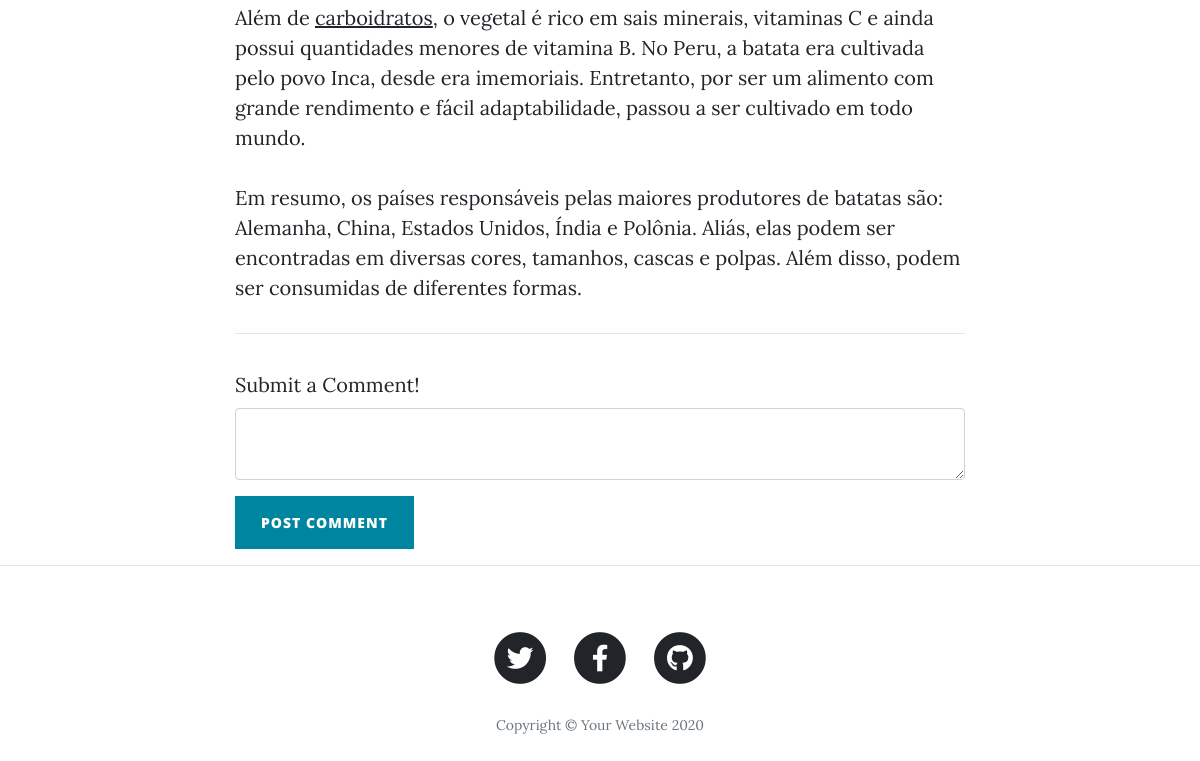
/post/1 (lower part), run on an earlier commit of the app's database.
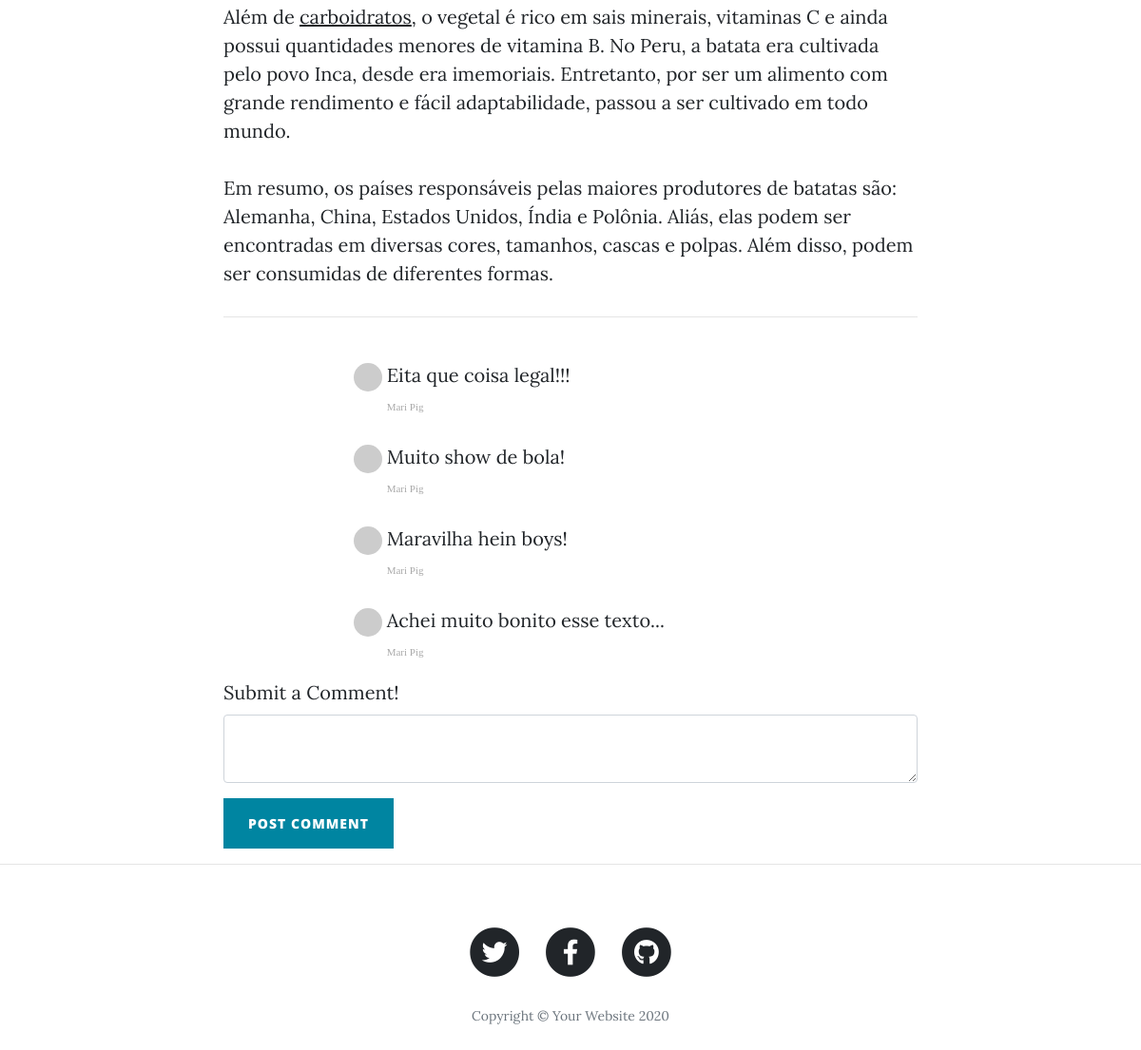
And on a later commit of the database.
### main.py (models this page shows)
class BlogPost(db.Model):
    __tablename__ = "blog_posts"
    id = db.Column(db.Integer, primary_key=True)
    author_id = db.Column(db.Integer, db.ForeignKey("users.id"))
    author = relationship("User", back_populates="posts")
    title = db.Column(db.String(250), unique=True, nullable=False)
    subtitle = db.Column(db.String(250), nullable=False)
    date = db.Column(db.String(250), nullable=False)
    body = db.Column(db.Text, nullable=False)
    img_url = db.Column(db.String(250), nullable=False)
    comments = relationship("Comment", back_populates="parent_post")

class Comment(db.Model):
    __tablename__ = "comments"
    id = db.Column(db.Integer, primary_key=True)
    post_id = db.Column(db.Integer, db.ForeignKey("blog_posts.id"))
    author_id = db.Column(db.Integer, db.ForeignKey("users.id"))
    parent_post = relationship("BlogPost", back_populates="comments")
    comment_author = relationship("User", back_populates="comments")
    text = db.Column(db.Text, nullable=False)

class User(UserMixin, db.Model):
    __tablename__ = "users"
    id = db.Column(db.Integer, primary_key=True)
    email = db.Column(db.String(100), unique=True)
    password = db.Column(db.String(100))
    name = db.Column(db.String(100))
    posts = relationship("BlogPost", back_populates="author")
    comments = relationship("Comment", back_populates="comment_author")

### main.py (the view, shortened to what this page needs)
@app.route("/post/<int:post_id>", methods=["GET", "POST"])
def show_post(post_id):
    requested_post = BlogPost.query.get(post_id)
    post_comments = db.session.query(Comment).filter_by(post_id=post_id).all()
    print(post_comments)
    form = CommentForm()
    return render_template("post.html", post=requested_post, form=form, comments=post_comments)

### forms.py
class CommentForm(FlaskForm):
    comment = CKEditorField("Submit a Comment!", validators=[DataRequired()])
    submit = SubmitField("Post Comment")

### templates/post.html (shortened to what this page needs)
{% include "header.html" %}
{% import "bootstrap/wtf.html" as wtf %}
  <article>
    <div class="container">
      <div class="row">
        <div class="col-lg-8 col-md-10 mx-auto">
            {{ post.body|safe }}
          <hr>
          <div class="col-lg-8 col-md-10 mx-auto comment">
            {% for comment in comments %}
              <ul class="commentList">
                <li>
                    <div class="commenterImage">
                      <img src="{{ comment.comment_author.email | gravatar }}"/>
                    </div>
                    <div class="commentText">
                      <p>{{ comment.text|safe }}</p>
                      <span class="date sub-text">{{comment.comment_author.name}}</span>
                    </div>
                </li>
              </ul>
            {% endfor %}
            </div>
              {{ wtf.quick_form(form, novalidate=True, button_map={"submit": "primary"}) }}
          </div>
      </div>
    </div>
  </article>
  <hr>
{% include "footer.html" %}

### templates/header.html (shortened to what this page needs)
<!DOCTYPE html>
<html lang="en">
<head>
  <link href="{{ url_for('static', filename='vendor/bootstrap/css/bootstrap.min.css') }}" rel="stylesheet">
  <link href="{{ url_for('static', filename='vendor/fontawesome-free/css/all.min.css')}}" rel="stylesheet" type="text/css">
  <link href="{{ url_for('static', filename='css/clean-blog.min.css')}}" rel="stylesheet">
</head>
<body>

### templates/footer.html (shortened to what this page needs)
  <footer>
    <div class="container">
      <div class="row">
        <div class="col-lg-8 col-md-10 mx-auto">
          <ul class="list-inline text-center">
            <li class="list-inline-item">
              <a href="#">
                <span class="fa-stack fa-lg">
                  <i class="fas fa-circle fa-stack-2x"></i>
                  <i class="fab fa-twitter fa-stack-1x fa-inverse"></i>
                </span>
              </a>
            </li>
            <li class="list-inline-item">
              <a href="#">
                <span class="fa-stack fa-lg">
                  <i class="fas fa-circle fa-stack-2x"></i>
                  <i class="fab fa-facebook-f fa-stack-1x fa-inverse"></i>
                </span>
              </a>
            </li>
            <li class="list-inline-item">
              <a href="#">
                <span class="fa-stack fa-lg">
                  <i class="fas fa-circle fa-stack-2x"></i>
                  <i class="fab fa-github fa-stack-1x fa-inverse"></i>
                </span>
              </a>
            </li>
          </ul>
          <p class="copyright text-muted">Copyright &copy; Your Website 2020</p>
        </div>
      </div>
    </div>
  </footer>
</body>
</html>

What changed in the data, as far as the page shows it:
added Comment: text "Eita que coisa legal!!!", comment_author.name "Mari Pig"
added Comment: text "Muito show de bola!", comment_author.name "Mari Pig"
added Comment: text "Maravilha hein boys!", comment_author.name "Mari Pig"
added Comment: text "Achei muito bonito esse texto...", comment_author.name "Mari Pig"
